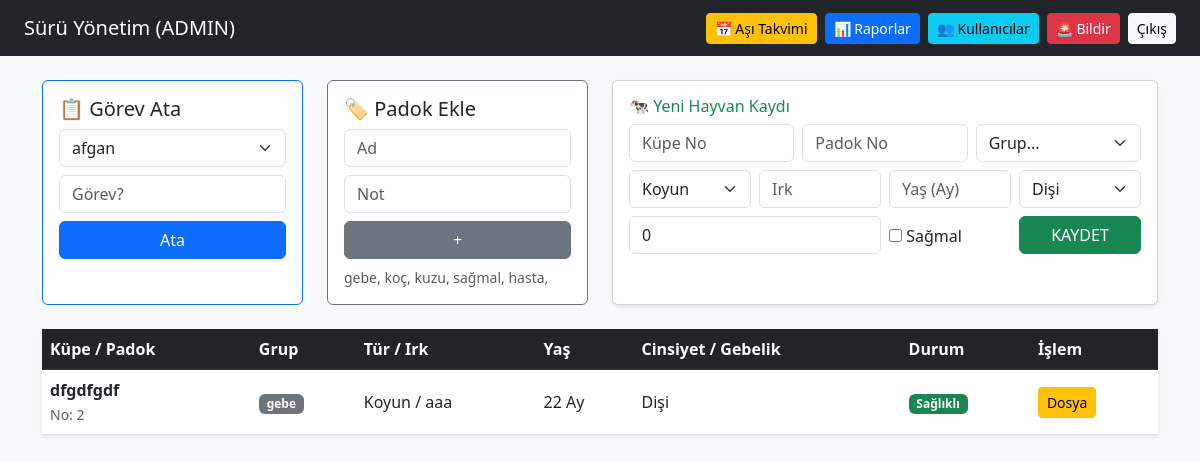
The page /dashboard (signed in) on the database its author committed.
### app.py (models this page shows)
class User(UserMixin, db.Model):
    id = db.Column(db.Integer, primary_key=True)
    username = db.Column(db.String(100), unique=True)
    password = db.Column(db.String(100))
    role = db.Column(db.String(20)) # admin, sahip, vet, calisan

class Grup(db.Model):
    id = db.Column(db.Integer, primary_key=True)
    ad = db.Column(db.String(50), unique=True, nullable=False)
    aciklama = db.Column(db.String(200)) # Padok açıklaması
    hayvanlar = db.relationship('Hayvan', backref='grup', lazy=True)

class Hayvan(db.Model):
    id = db.Column(db.Integer, primary_key=True)
    kupe_no = db.Column(db.String(20), unique=True, nullable=False)
    padok_no = db.Column(db.String(20)) # Padok İçi Sıra No
    tur = db.Column(db.String(50), nullable=False) # Sığır, Koyun
    irk = db.Column(db.String(50))
    yas_ay = db.Column(db.Integer)
    dogum_sayisi = db.Column(db.Integer, default=0)
    cinsiyet = db.Column(db.String(10), default='Dişi')
    dogum_tarihi = db.Column(db.String(20))
    saglik_durumu = db.Column(db.String(100), default="Sağlıklı")
    sagilabilir = db.Column(db.Boolean, default=False)
    gebe_mi = db.Column(db.Boolean, default=False)
    tohumlama_tarihi = db.Column(db.Date, nullable=True)
    grup_id = db.Column(db.Integer, db.ForeignKey('grup.id'), nullable=True)
    sut_verileri = db.relationship('SutUretimi', backref='hayvan', lazy=True)
    saglik_kayitlari = db.relationship('SaglikKaydi', backref='hayvan', lazy=True)
    hastalik_bildirimleri = db.relationship('HastalikBildirim', backref='hayvan', lazy=True)
    asi_takvimi = db.relationship('AsiTakvimi', backref='hayvan', lazy=True)

### app.py (the view, shortened to what this page needs)
@app.route('/')
@app.route('/dashboard', methods=['GET', 'POST'])
@login_required
def dashboard():
    if current_user.role == 'calisan': return redirect(url_for('calisan_panel'))
    suru = Hayvan.query.all()
    gruplar = Grup.query.all()
    calisanlar = User.query.filter_by(role='calisan').all()
    bildirimler = HastalikBildirim.query.filter_by(durum='İncelenmedi').all()
    return render_template('dashboard.html', suru=suru, user=current_user, calisanlar=calisanlar, bildirimler=bildirimler, gruplar=gruplar)

### app.py (called while the page is built)
@login_manager.user_loader
def load_user(user_id):
    return User.query.get(int(user_id))

### templates/dashboard.html (shortened to what this page needs)
<!DOCTYPE html>
<html lang="tr">
<head><title>Panel</title>
<link href="https://cdn.jsdelivr.net/npm/bootstrap@5.3.0/dist/css/bootstrap.min.css" rel="stylesheet">
</head>
<body class="bg-light">
<nav class="navbar navbar-dark bg-dark px-4">
    <a class="navbar-brand" href="#">Sürü Yönetim ({{ user.role.upper() }})</a>
    <div class="d-flex gap-2">
        <a href="/asi_takvimi" class="btn btn-sm btn-warning">📅 Aşı Takvimi</a>
        {% if user.role in ['admin', 'sahip'] %}<a href="/islem_gecmisi" class="btn btn-sm btn-primary">📊 Raporlar</a>{% endif %}
        {% if user.role == 'admin' %}<a href="/admin/users" class="btn btn-sm btn-info">👥 Kullanıcılar</a>{% endif %}
        <a href="/hastalik_bildir" class="btn btn-sm btn-danger">🚨 Bildir</a>
        <a href="/logout" class="btn btn-sm btn-light">Çıkış</a>
    </div>
</nav>
<div class="container mt-4">
    {% if user.role in ['admin', 'sahip', 'vet'] %}
    <div class="row mb-4">
        <div class="col-md-3">
            <div class="card p-3 h-100 border-primary">
                <h5>📋 Görev Ata</h5>
                <form action="/gorev_ata" method="POST">
                    <select name="calisan_id" class="form-select mb-2">{% for c in calisanlar %}<option value="{{ c.id }}">{{ c.username }}</option>{% endfor %}</select>
                    <input type="text" name="aciklama" class="form-control mb-2" placeholder="Görev?" required>
                    <button class="btn btn-primary w-100">Ata</button>
                </form>
            </div>
        </div>
        <div class="col-md-3">
            <div class="card p-3 h-100 border-secondary">
                <h5>🏷️ Padok Ekle</h5>
                <form action="/grup_ekle" method="POST">
                    <input type="text" name="grup_ad" class="form-control mb-2" placeholder="Ad" required>
                    <input type="text" name="aciklama" class="form-control mb-2" placeholder="Not">
                    <button class="btn btn-secondary w-100">+</button>
                </form>
                <small class="text-muted d-block mt-2" style="max-height:80px;overflow-y:auto">{% for g in gruplar %}{{ g.ad }}, {% endfor %}</small>
            </div>
        </div>
        <div class="col-md-6">
            <div class="card p-3 h-100 shadow-sm">
                <h6 class="text-success">🐄 Yeni Hayvan Kaydı</h6>
                <form method="POST" class="row g-2">
                    <div class="col-4"><input type="text" name="kupe_no" class="form-control" placeholder="Küpe No" required></div>
                    <div class="col-4"><input type="text" name="padok_no" class="form-control" placeholder="Padok No" required></div>
                    <div class="col-4"><select name="grup_id" class="form-select"><option value="">Grup...</option>{% for g in gruplar %}<option value="{{ g.id }}">{{ g.ad }}</option>{% endfor %}</select></div>
                    <div class="col-3"><select name="tur" class="form-select"><option>Koyun</option><option>Sığır</option></select></div>
                    <div class="col-3"><input type="text" name="irk" class="form-control" placeholder="Irk"></div>
                    <div class="col-3"><input type="number" name="yas_ay" class="form-control" placeholder="Yaş (Ay)" required></div>
                    <div class="col-3"><select name="cinsiyet" class="form-select" id="cinsiyetSecimi" onchange="dogumGoster()"><option value="Dişi">Dişi</option><option value="Erkek">Erkek</option></select></div>
                    <div class="col-6" id="dogumInputDiv"><input type="number" name="dogum_sayisi" class="form-control" placeholder="Doğum Sayısı" value="0"></div>
                    <div class="col-3 pt-2"><input type="checkbox" name="sagilabilir"> Sağmal</div>
                    <div class="col-3"><button class="btn btn-success w-100">KAYDET</button></div>
                </form>
            </div>
        </div>
    </div>
    {% endif %}
    <table class="table table-white shadow-sm align-middle">
        <thead class="table-dark"><tr><th>Küpe / Padok</th><th>Grup</th><th>Tür / Irk</th><th>Yaş</th><th>Cinsiyet / Gebelik</th><th>Durum</th><th>İşlem</th></tr></thead>
        <tbody>
            {% for h in suru %}
            <tr>
                <td><strong>{{ h.kupe_no }}</strong><br><small class="text-muted">No: {{ h.padok_no }}</small></td>
                <td>{% if h.grup %}<span class="badge bg-secondary">{{ h.grup.ad }}</span>{% else %}-{% endif %}</td>
                <td>{{ h.tur }} / {{ h.irk }}</td>
                <td>{{ h.yas_ay }} Ay</td>
                <td>
                    {{ h.cinsiyet }}
                </td>
                <td><span class="badge {% if 'Hasta' in h.saglik_durumu %}bg-danger{% else %}bg-success{% endif %}">{{ h.saglik_durumu }}</span></td>
                <td>{% if user.role in ['admin', 'vet', 'sahip'] %}<a href="/vet/detay/{{ h.id }}" class="btn btn-warning btn-sm">Dosya</a>{% endif %}</td>
            </tr>
            {% endfor %}
        </tbody>
    </table>
</div>
</body></html>

### rows shown on the page
User: role "ADMIN"
Grup: ad "gebe"
Grup: ad "koç"
Grup: ad "kuzu"
Grup: ad "sağmal"
Grup: ad "hasta"
Hayvan: kupe_no "dfgdfgdf", padok_no "2", grup.ad "gebe", tur "Koyun", irk "aaa", yas_ay "22", cinsiyet "Dişi", saglik_durumu "Sağlıklı"

### other values the page prints
form field calisan_id "afgan"
